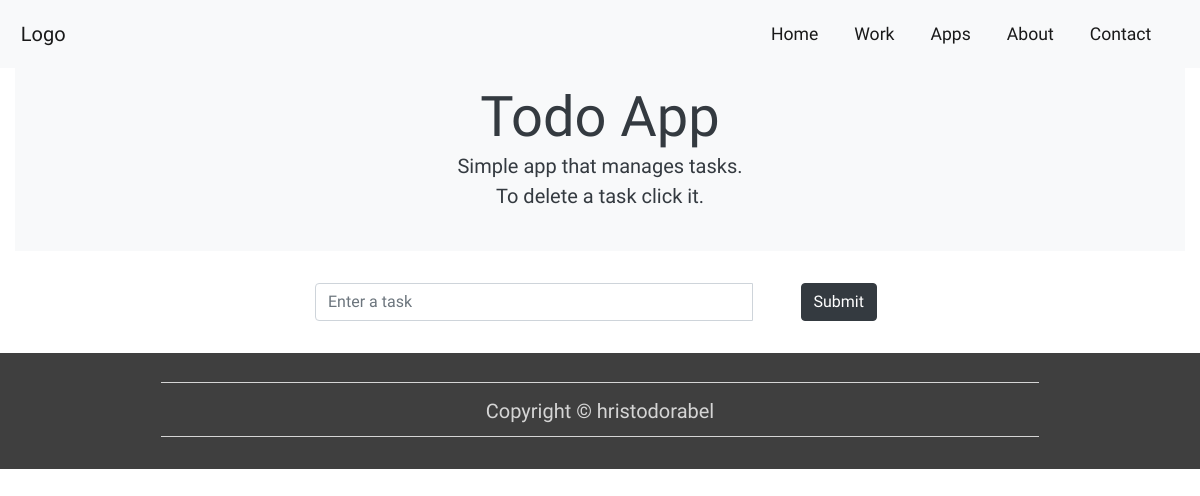
Before: /todo/home with the older database file.
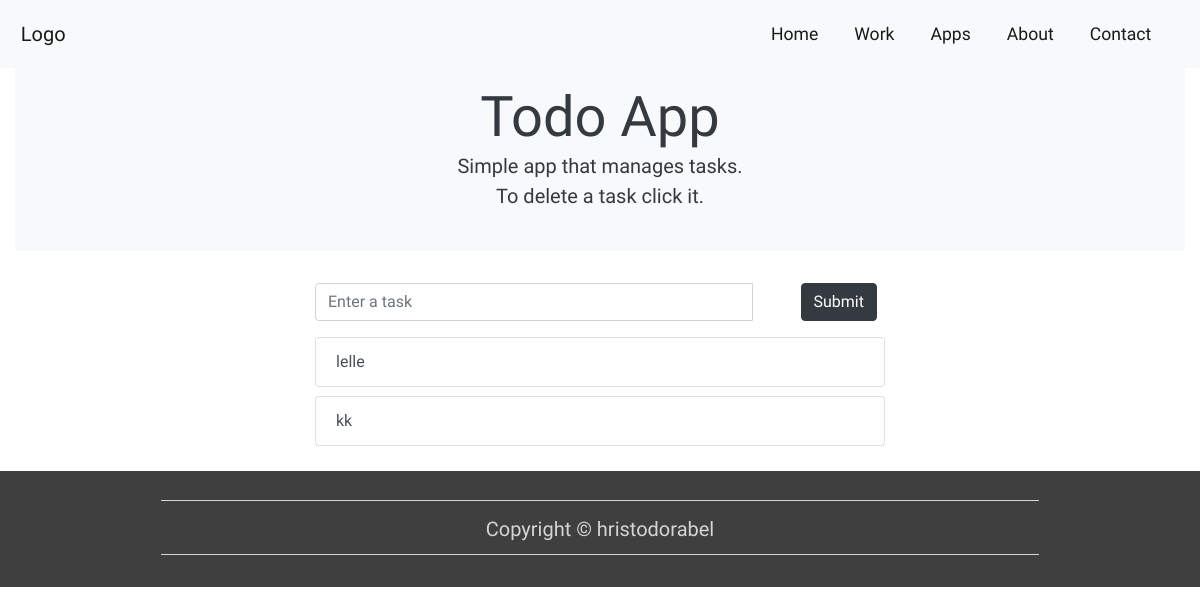
After: the same page with the newer database file.
### TodoApp/models.py (models this page shows)
class TodoItem(models.Model):
    text = models.CharField(max_length=120)

### TodoApp/views.py (the view)
# urls.py: path('home', views.todo_homepage, name="TodoHome"),
def todo_homepage(request):
    tasks = TodoItem.objects.all()
    context = {'tasks': tasks}
    if request.method == "POST":
        task = TodoItem(text=request.POST['task'])
        task.save()
        tasks = TodoItem.objects.all()
        context['tasks'] = tasks
        return redirect("TodoHome")
    elif request.method == 'GET':
        return render(request, "Todo/todo.html", context)

### templates/Todo/todo.html (shortened to what this page needs)
{% extends "layout.html" %}
{% block body %}
    <div class="container-fluid">
            <div class="jumbotron bg-light text-dark text-center">
                <div class="display-4">Todo App</div>
                <div class="lead">Simple app that manages tasks.</div>
                <div class="lead">To delete a task <strong>click it.</strong></div>
            <br>
            </div>
        <div class="row">
        <div class="col-md-3"></div>
            <div class="col-md-6">
                <form method="post"> {% csrf_token %}
                    <div class="input-group">
                        <input type="text" class="form-control" placeholder="Enter a task" id="task" name="task">
                        <span class="input-group-btn">
                            <button type="submit" class="btn btn-dark ml-5 mr-2">Submit</button>
                        </span>
                    </div>
                </form>
                <ul class="list-group my-3">
                    {% for task in tasks %}
                    <a href="delete/{{ task.pk }}" style="text-decoration: none">
                        <button type="submit" class="list-group-item list-group-item-action" id="taskBtn">{{ task.text }}</button>
                    </a>
                    {% endfor %}
                </ul>
            </div>
        <div class="col-md-3"></div>
        </div>
    </div>
{% endblock %}

Changed rows visible on the page:
added TodoItem: text "lelle"
added TodoItem: text "kk"
